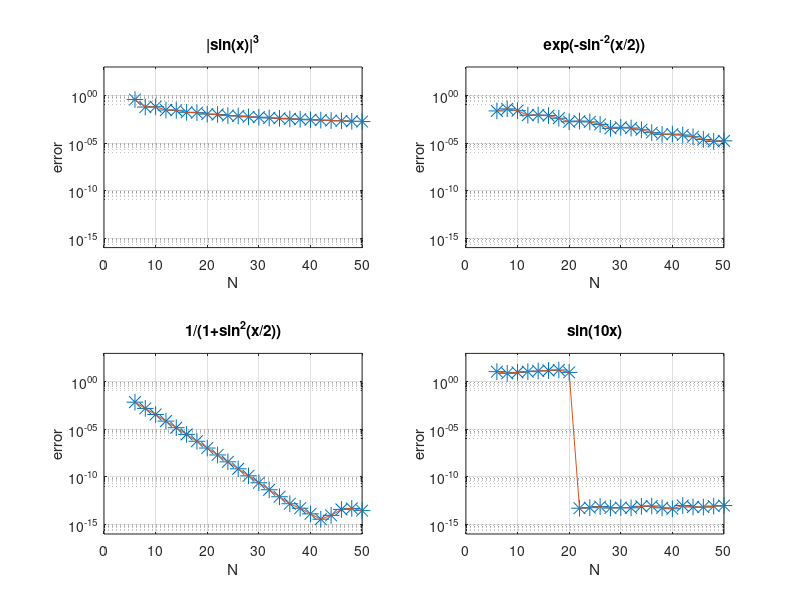

MATLAB code for this plot:
% p7.m - accuracy of periodic spectral differentiation

% Compute derivatives for various values of N:
  Nmax = 50; E = zeros(3,Nmax/2-2);
  for N = 6:2:Nmax;
    h = 2*pi/N; x = h*(1:N)';
    column = [0 .5*(-1).^(1:N-1).*cot((1:N-1)*h/2)]';
    D = toeplitz(column,column([1 N:-1:2]));
    v = abs(sin(x)).^3;                     % 3rd deriv in BV
    vprime = 3*sin(x).*cos(x).*abs(sin(x));
    E(1,N/2-2) = norm(D*v-vprime,inf);
    v = exp(-sin(x/2).^(-2));               % C-infinity
    vprime = .5*v.*sin(x)./sin(x/2).^4;
    E(2,N/2-2) = norm(D*v-vprime,inf);
    v = 1./(1+sin(x/2).^2);                 % analytic in a strip
    vprime = -sin(x/2).*cos(x/2).*v.^2;
    E(3,N/2-2) = norm(D*v-vprime,inf);
    v = sin(10*x); vprime = 10*cos(10*x);   % band-limited
    E(4,N/2-2) = norm(D*v-vprime,inf);
  end

% Plot results:
 titles = {'|sin(x)|^3','exp(-sin^{-2}(x/2))',...
      '1/(1+sin^2(x/2))','sin(10x)'}; clf
  for iplot = 1:4 
    subplot(2,2,iplot)
    semilogy(6:2:Nmax,E(iplot,:),'*','markersize',12)
    line(6:2:Nmax,E(iplot,:))
    axis([0 Nmax 1e-16 1e3]), grid on
    set(gca,'xtick',0:10:Nmax,'ytick',(10).^(-15:5:0))
    xlabel N, ylabel error , title(titles{iplot})
  end
